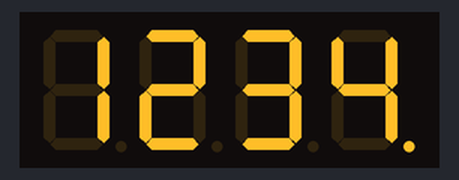
A sketch run on a simulated Arduino Uno, built with avr-gcc and run on an emulated ATmega328P. Shown: 4-digit seven-segment display.

Above: at 0.15 s.
At 1.05 s:
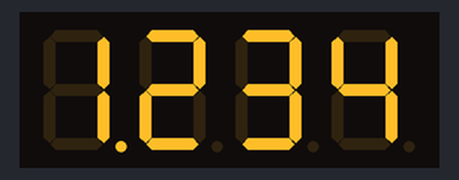

Measured:
- by itself, everything shown: repeats every 1.2 s, in 4 steps

The sketch:

_2016_11_23_7Segment.ino
```cpp
/*
testWholeDisplay.ino
-test each segment in the display
-a simple example using Dean Reading's SevSeg library to light up all 4 digits plus the 4 decimal points on a 4 digit display
-the purpose of this example is to ensure you have the wires all hooked up right for every segment and digit, and to troubleshoot the display and wiring
 to ensure *every* segment and period lights up

By Gabriel Staples
Website: http://www.ElectricRCAircraftGuy.com
My contact info is available by clicking the "Contact Me" tab at the top of my website.
Written: 1 Oct. 2015
Last Updated: 1 Oct. 2015
*/

/*
LICENSING:
-this *example file* only is modified from Dean Reading's original example, and is in the public domain.

Dean Reading's SevSeg library is as follows:
Copyright 2014 Dean Reading

Licensed under the Apache License, Version 2.0 (the "License");
you may not use this file except in compliance with the License.
You may obtain a copy of the License at
http://www.apache.org/licenses/LICENSE-2.0

Unless required by applicable law or agreed to in writing, software
distributed under the License is distributed on an "AS IS" BASIS,
WITHOUT WARRANTIES OR CONDITIONS OF ANY KIND, either express or implied.
See the License for the specific language governing permissions and
limitations under the License.
*/

#include <SevSeg.h>

SevSeg sevseg; //Instantiate a seven segment controller object

void setup()
{
  byte numDigits = 4;
  byte digitPins[] = {0, 3, 1, 2}; //Digits: 1,2,3,4 <--put one resistor (ex: 220 Ohms, or 330 Ohms, etc, on each digit pin)
  byte segmentPins[] = {11, 10, 5, 8, 4, 9, 7, 6}; //Segments: A,B,C,D,E,F,G,Period

  sevseg.begin(COMMON_CATHODE, numDigits, digitPins, segmentPins);
  sevseg.setBrightness(10); //Note: 100 brightness simply corresponds to a delay of 2000us after lighting each segment. A brightness of 0
                            //is a delay of 1us; it doesn't really affect brightness as much as it affects update rate (frequency).
                            //Therefore, for a 4-digit 7-segment + pd, COMMON_ANODE display, the max update rate for a "brightness" of 100 is 1/(2000us*8) = 62.5Hz.
                            //I am choosing a "brightness" of 10 because it increases the max update rate to approx. 1/(200us*8) = 625Hz.
                            //This is preferable, as it decreases aliasing when recording the display with a video camera....I think.
}

void loop()
{
  //local vars
  static byte decPlace = 0;

  sevseg.setNumber(1234,decPlace);
  decPlace++;
  decPlace %= 4; //rollover back to 0 once variable gets to 4; To anyone wondering: the % is called the "modulo" operator; see here for explanation & example: https://www.arduino.cc/en/Reference/Modulo

  sevseg.refreshDisplay(); // Must run repeatedly; don't use blocking code (ex: delay()) in the loop() function or this won't work right
}
```
